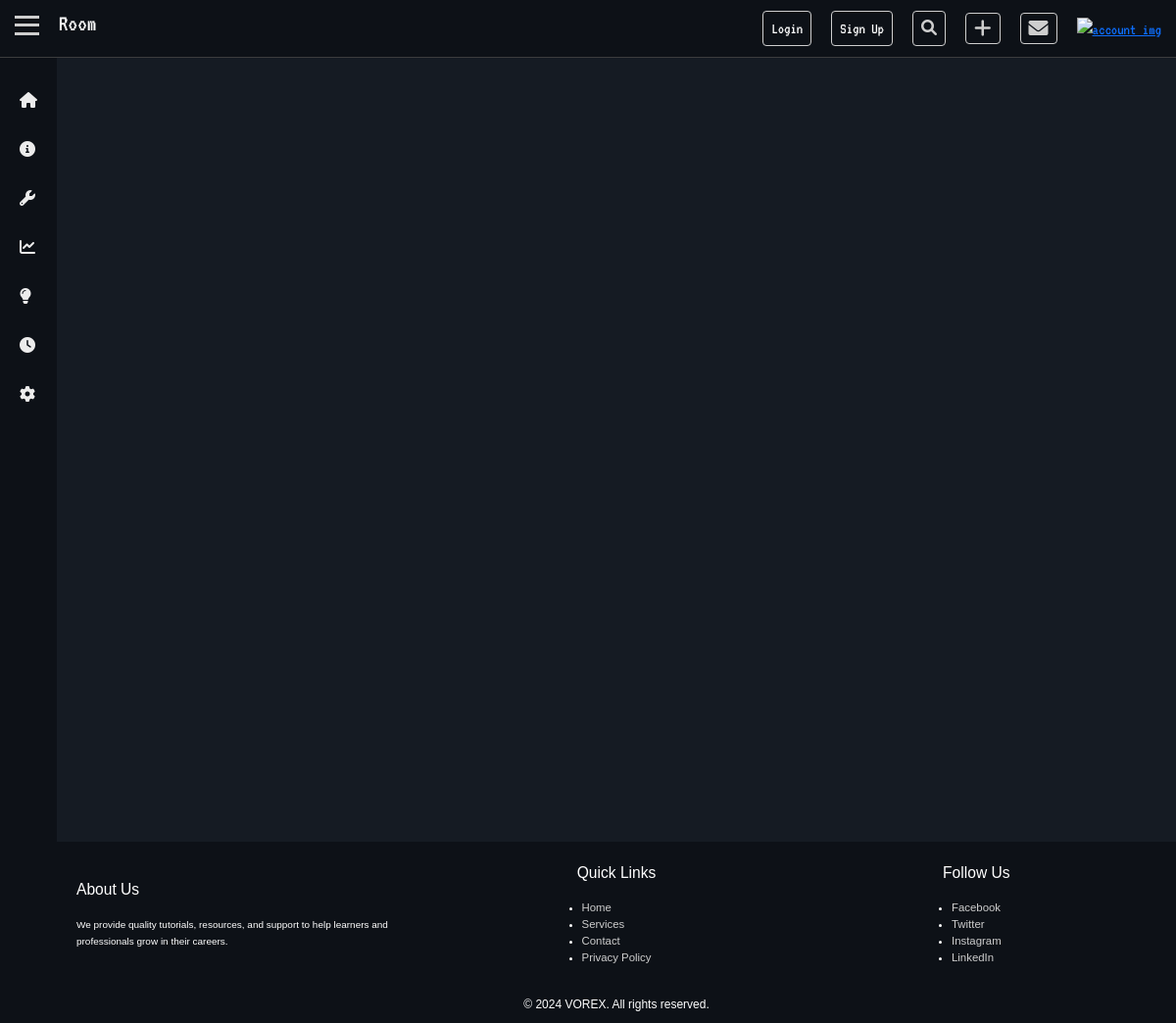
The app's page /java/, older data.
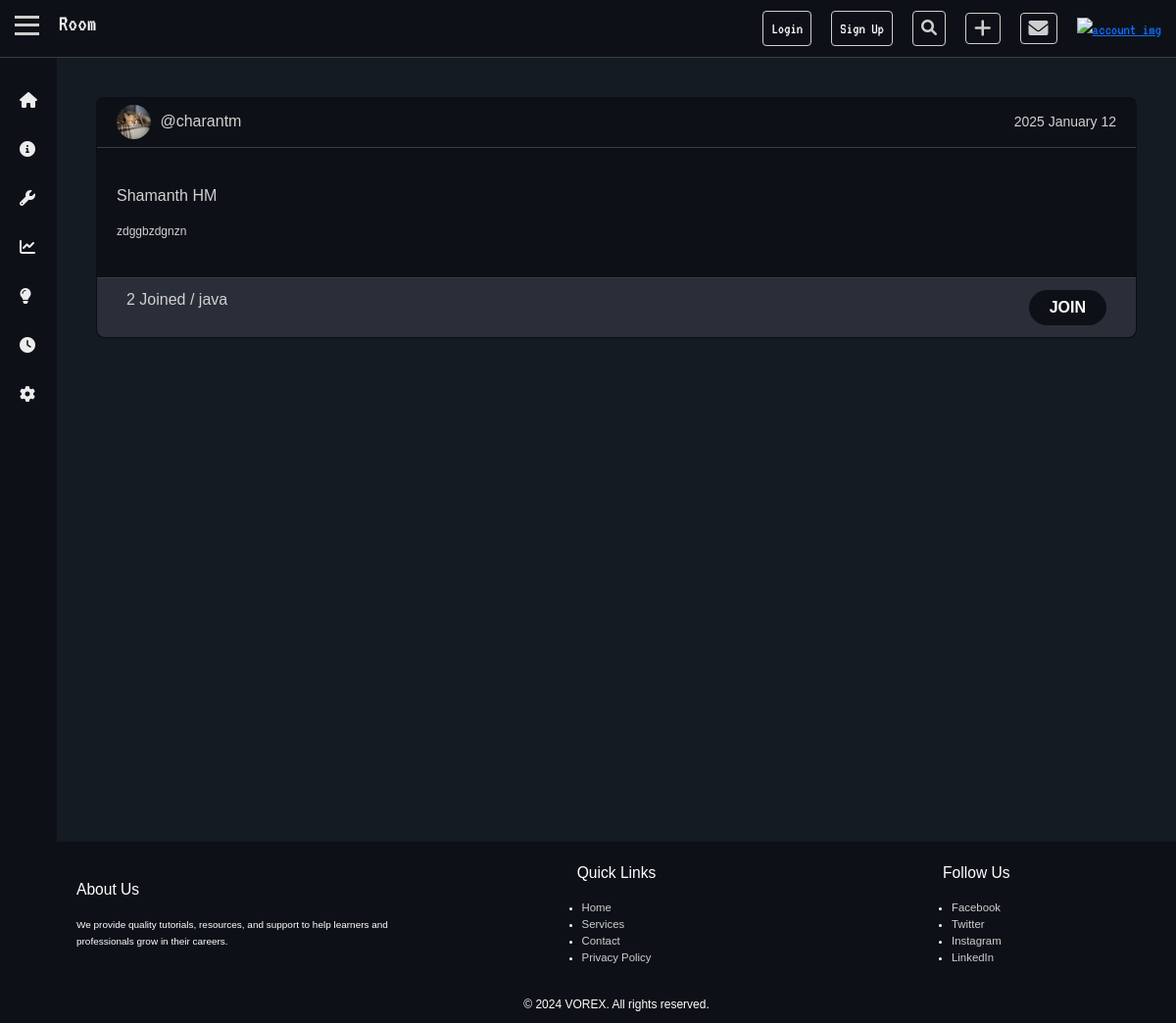
The same page, newer data.
### base/models.py (models this page shows, shortened)
class Room(models.Model):
    created_by = models.ForeignKey(User, on_delete=models.CASCADE,related_name="rooms",null=True)
    name = models.CharField(max_length=50)
    tags = models.ManyToManyField(Tag, related_name="rooms")
    description = models.TextField(blank=True, null=True)
    created_at = models.DateTimeField(auto_now_add=True)
    updated_at = models.DateTimeField(auto_now=True)
    is_private = models.BooleanField(default=False)
    members_count = models.ManyToManyField(User, related_name="member_count")
    def member_count(self):
        return self.members_count.count()

class Tag(models.Model):
    name = models.CharField(max_length=500, unique=True)

### base/views.py (the view)
# urls.py: path('<str:tag_name>/',views.tag, name='Tag'),
def tag(request, tag_name):
    tag = get_object_or_404(Tag, name=tag_name)
    room = Room.objects.filter(tags=tag)
    context = {'tag': tag,'rooms': room}
    return render(request, 'base/tags.html', context)

### base/templates/base/tags.html (shortened to what this page needs)
{% extends 'base.html' %} {% load static %}  {% block nav %}
<h4>Room</h4>
{% endblock %} {% block link %}
<link rel="stylesheet" href="{% static 'css/tags.css' %}" />
{% endblock %} {% block content %}
<div class="tag-rooms">
  <div class="row g-5">
    {% for room in rooms %}
    <div class="col-md-6 col-lg-12 col-md-12">
      <div class="card">
        <div class="card-top">
          <div class="card-top-left">
            <img
              src="{% static 'assets/2019_07_29_77135_1564383613._large.jpg' %}"
              alt=""
            />
            <a href="#">@{{room.created_by.username}}</a>
          </div>
          <small>{{room.created_at|date:"Y F j"}}</small>
        </div>
        <div class="card-mid">
          <a href="{% url 'Rooms' room.pk %}">{{room.name}}</a>
          <small>{{room.description}}</small>
        </div>
        <div class="card-bottom">
          <p>
            {{room.member_count}} Joined / {% for tag in room.tags.all %}
            <a href="{% url 'Tag' tag.name %}">{{ tag.name }}</a>
            {% endfor %}
          </p>
          <button><b>JOIN</b></button>
        </div>
      </div>
    </div>
    {% endfor %}
  </div>
</div>
{% endblock %}

Row changes from the older to the newer data that the page shows:
added Room: created_by.username "charantm", created_at "2025 January 12", name "Shamanth HM", description "zdggbzdgnzn", member_count "2"
now on this page (row unchanged): Tag: name "java"
